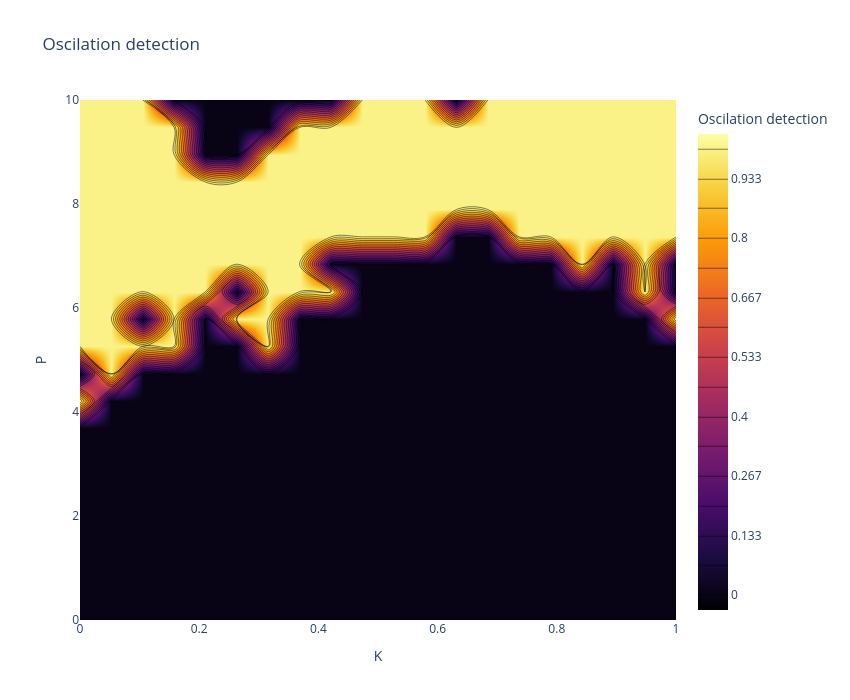
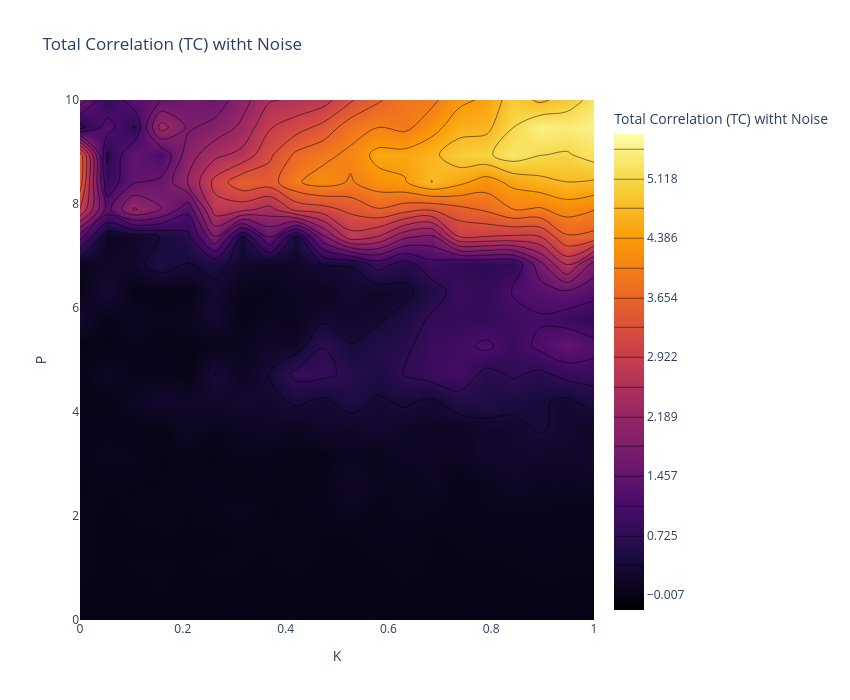
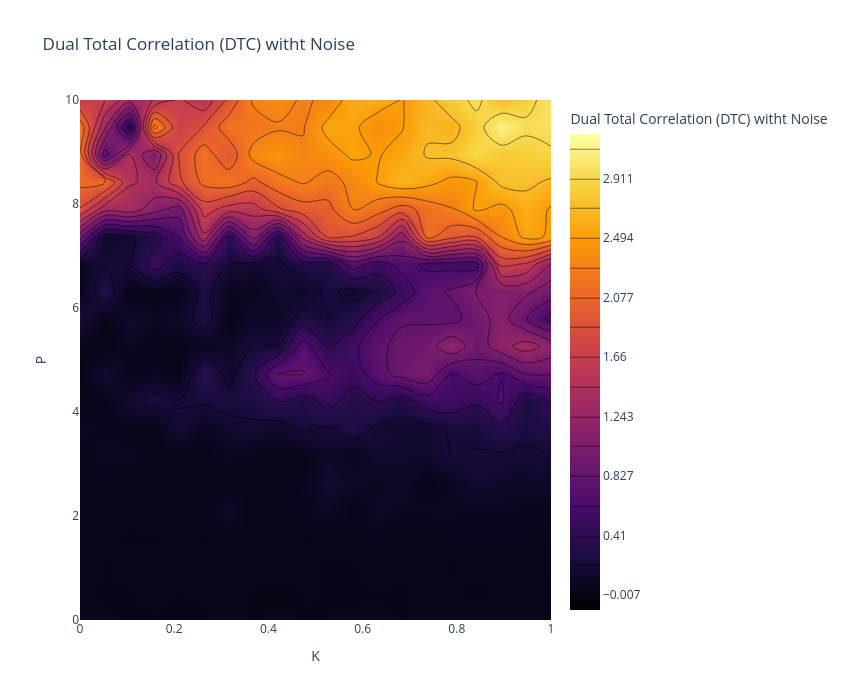
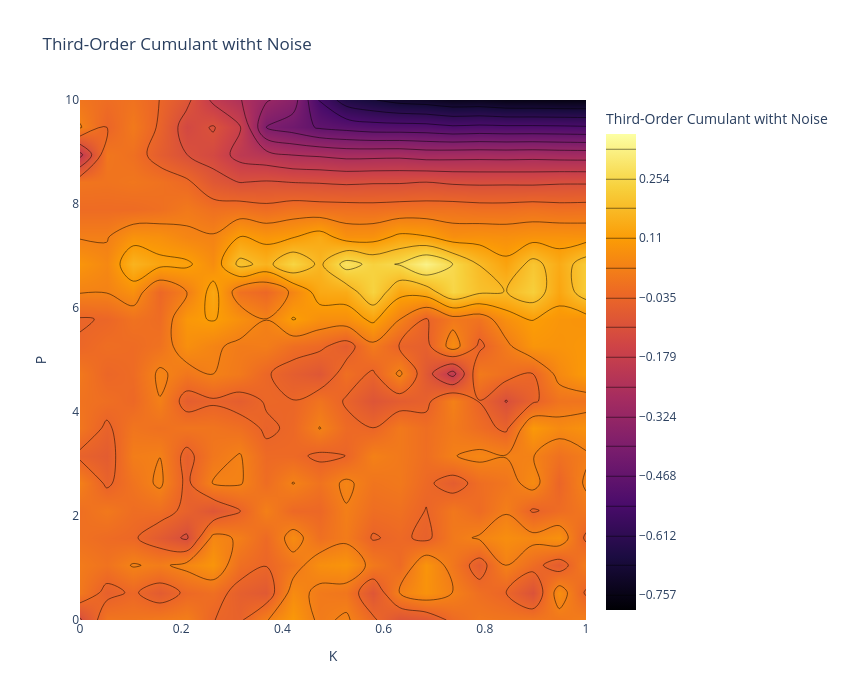

Source (notebook cell) for these figures, in order:
### Markdown cell above
---
## **7. Oscillation Detection in $(P \times K$) Space** with noise
We perform a parameter sweep to detect oscillations in the $(P \times K$) space.

### Code cell
# Matrix to store oscillation detection
oscillation_map_noise = np.zeros((len(P_values), len(K_values)), dtype=int)

# Matrices to store metrics with noise
TC_map_noise = np.zeros((len(P_values), len(K_values)))
DTC_map_noise = np.zeros((len(P_values), len(K_values)))
Cumulant_map_noise = np.zeros((len(P_values), len(K_values)))
PowerCorr_map_noise = np.zeros((len(P_values), len(K_values)))
Entropy_map_noise = np.zeros((len(P_values), len(K_values)))  # Nueva métrica
Entropy_map_skew = np.zeros((len(P_values), len(K3_values)))  # Nueva métrica
Entropy_map_kurt = np.zeros((len(P_values), len(K3_values)))  # Nueva métrica


P_values = np.linspace(0.0, 10.0, 20)
K_values = np.linspace(0.0, 1.0, 20)
K3_values = np.linspace(0.0, 1.0, 20)
sigma_E = 0.03
T=20
start_idx = int(0.2 * len(t))

#initial state
seed = 42
rng = np.random.default_rng(seed)
state0 = 0.1 * rng.standard_normal(2 * N_nodes)



for i, P_val in enumerate(P_values):
    for j, K_val in enumerate(K_values):
        # Simulation with noise using the existing function
        # t, states = simulate_wc_stochastic(state0, P_val, K_val, M, T, dt, sigma_E=sigma_E, higher_order=False)
        P_vec = np.array([P_val, P_val, P_val])
        t, states = simulate_wc_stochastic_additive(state0, P_vec, K_val, M, T, dt, sigma_E = sigma_E, higher_order=False)

        E_node = states[start_idx:, :N_nodes]
        I_node = states[start_idx:, N_nodes:]

        # Oscillation detection using the existing function
        is_lc1, _, _, _ = detect_limit_cycle_poincare(E_node[:, 0], I_node[:, 0], dt, threshold_ratio=0.05, period_cv_threshold=0.05)
        is_lc2, _, _, _ = detect_limit_cycle_poincare(E_node[:, 0], I_node[:, 0], dt, threshold_ratio=0.05, period_cv_threshold=0.05)
        is_lc3, _, _, _ = detect_limit_cycle_poincare(E_node[:, 0], I_node[:, 0], dt, threshold_ratio=0.05, period_cv_threshold=0.05)
        oscillation_map_noise[i, j] =  int((is_lc1==True) and (is_lc2==True) and (is_lc3==True))

        
        # Remove transient
        E = states[start_idx:, :N_nodes]

        # Data matrix for higher-order metrics
        X = E.copy()

        # Covariance matrix
        Sigma = np.cov(X.T)

        # Higher-order metrics using the existing functions
        TC_map_noise[i, j] = TC_gauss(Sigma)
        DTC_map_noise[i, j] = DTC_gauss(Sigma)
        Entropy_map_noise[i, j] = entropy_gauss(Sigma)  # Cálculo de la entropía
        skew, kurt = dev_gauss(X)  # Cálculo de la entropía
        Entropy_map_skew[i, j] = skew
        Entropy_map_kurt[i, j] = kurt
        if X.shape[1] == 3:
            Cumulant_map_noise[i, j] = cumulants(X)
            PowerCorr_map_noise[i, j] = powercorr(X)

    if (i + 1) % 5 == 0:
        print(f"Progress: {i+1}/{len(P_values)}")

# Visualization using the existing function
# plot_oscillation_map(oscillation_map_noise, P_values, K_values, title="Oscillation Detection (P-K) with Noise")


#cleaing the matrix
TC_clean = clean_rowwise_signed(TC_map_noise, n_std=2)
DTC_clean = clean_rowwise_signed(DTC_map_noise, n_std=2)
Cumulant_clean = clean_rowwise_signed(Cumulant_map_noise,n_std=2)
PowerCorr_clean = clean_rowwise_signed(PowerCorr_map_noise,n_std=2)
Skew_clean = clean_rowwise_signed(Entropy_map_skew,n_std=2)
Kurt_clean = clean_rowwise_signed(Entropy_map_kurt,n_std=2)

# visualization the matrix cleaned
plot_metrics_contour(oscillation_map_noise, P_values, K3_values, title="Oscilation detection")

plot_metrics_contour(TC_clean, P_values, K3_values, title="Total Correlation (TC) witht Noise")
plot_metrics_contour(DTC_clean, P_values, K3_values, title="Dual Total Correlation (DTC) witht Noise")
plot_metrics_contour(Cumulant_clean, P_values, K3_values, title="Third-Order Cumulant witht Noise")
plot_metrics_contour(PowerCorr_clean, P_values, K3_values, title="Triple Power Correlation witht Noise")
plot_metrics_contour(Skew_clean, P_values, K3_values, title="skew with Noise")
plot_metrics_contour(Kurt_clean, P_values, K3_values, title="Kurt with Noise")

### Figure 1 — Plotly figure (JSON) as saved in the notebook; plotly's stock layout.template omitted (floating-point values rounded to 4 significant figures; data arrays with more than 128 entries replaced by an {"elided": "..."} marker saying what was removed)
{"data": [{"colorbar": {"title": {"text": "Oscilation detection"}}, "colorscale": [[0, "#000004"], [0.1111, "#1b0c41"], [0.2222, "#4a0c6b"], [0.3333, "#781c6d"], [0.4444, "#a52c60"], [0.5556, "#cf4446"], [0.6667, "#ed6925"], [0.7778, "#fb9b06"], [0.8889, "#f7d13d"], [1, "#fcffa4"]], "contours": {"coloring": "heatmap", "end": 1, "showlines": true, "size": 0.06667, "start": 0}, "type": "contour", "x": [0.0, 0.05263, 0.1053, 0.1579, 0.2105, 0.2632, 0.3158, 0.3684, 0.4211, 0.4737, 0.5263, 0.5789, 0.6316, 0.6842, 0.7368, 0.7895, 0.8421, 0.8947, 0.9474, 1.0], "y": [0.0, 0.5263, 1.053, 1.579, 2.105, 2.632, 3.158, 3.684, 4.211, 4.737, 5.263, 5.789, 6.316, 6.842, 7.368, 7.895, 8.421, 8.947, 9.474, 10.0], "z": {"elided": "20x20 int values"}}], "layout": {"height": 700, "title": {"text": "Oscilation detection"}, "width": 850, "xaxis": {"title": {"text": "K"}}, "yaxis": {"title": {"text": "P"}}}}

### Figure 2 — Plotly figure (JSON) as saved in the notebook; plotly's stock layout.template omitted (floating-point values rounded to 4 significant figures; data arrays with more than 128 entries replaced by an {"elided": "..."} marker saying what was removed)
{"data": [{"colorbar": {"title": {"text": "Total Correlation (TC) witht Noise"}}, "colorscale": [[0, "#000004"], [0.1111, "#1b0c41"], [0.2222, "#4a0c6b"], [0.3333, "#781c6d"], [0.4444, "#a52c60"], [0.5556, "#cf4446"], [0.6667, "#ed6925"], [0.7778, "#fb9b06"], [0.8889, "#f7d13d"], [1, "#fcffa4"]], "contours": {"coloring": "heatmap", "end": 5.484, "showlines": true, "size": 0.3661, "start": -0.007034}, "type": "contour", "x": [0.0, 0.05263, 0.1053, 0.1579, 0.2105, 0.2632, 0.3158, 0.3684, 0.4211, 0.4737, 0.5263, 0.5789, 0.6316, 0.6842, 0.7368, 0.7895, 0.8421, 0.8947, 0.9474, 1.0], "y": [0.0, 0.5263, 1.053, 1.579, 2.105, 2.632, 3.158, 3.684, 4.211, 4.737, 5.263, 5.789, 6.316, 6.842, 7.368, 7.895, 8.421, 8.947, 9.474, 10.0], "z": {"elided": "20x20 float values"}}], "layout": {"height": 700, "title": {"text": "Total Correlation (TC) witht Noise"}, "width": 850, "xaxis": {"title": {"text": "K"}}, "yaxis": {"title": {"text": "P"}}}}

### Figure 3 — Plotly figure (JSON) as saved in the notebook; plotly's stock layout.template omitted (floating-point values rounded to 4 significant figures; data arrays with more than 128 entries replaced by an {"elided": "..."} marker saying what was removed)
{"data": [{"colorbar": {"title": {"text": "Dual Total Correlation (DTC) witht Noise"}}, "colorscale": [[0, "#000004"], [0.1111, "#1b0c41"], [0.2222, "#4a0c6b"], [0.3333, "#781c6d"], [0.4444, "#a52c60"], [0.5556, "#cf4446"], [0.6667, "#ed6925"], [0.7778, "#fb9b06"], [0.8889, "#f7d13d"], [1, "#fcffa4"]], "contours": {"coloring": "heatmap", "end": 3.119, "showlines": true, "size": 0.2084, "start": -0.007158}, "type": "contour", "x": [0.0, 0.05263, 0.1053, 0.1579, 0.2105, 0.2632, 0.3158, 0.3684, 0.4211, 0.4737, 0.5263, 0.5789, 0.6316, 0.6842, 0.7368, 0.7895, 0.8421, 0.8947, 0.9474, 1.0], "y": [0.0, 0.5263, 1.053, 1.579, 2.105, 2.632, 3.158, 3.684, 4.211, 4.737, 5.263, 5.789, 6.316, 6.842, 7.368, 7.895, 8.421, 8.947, 9.474, 10.0], "z": {"elided": "20x20 float values"}}], "layout": {"height": 700, "title": {"text": "Dual Total Correlation (DTC) witht Noise"}, "width": 850, "xaxis": {"title": {"text": "K"}}, "yaxis": {"title": {"text": "P"}}}}

### Figure 4 — Plotly figure (JSON) as saved in the notebook; plotly's stock layout.template omitted (floating-point values rounded to 4 significant figures; data arrays with more than 128 entries replaced by an {"elided": "..."} marker saying what was removed)
{"data": [{"colorbar": {"title": {"text": "Third-Order Cumulant witht Noise"}}, "colorscale": [[0, "#000004"], [0.1111, "#1b0c41"], [0.2222, "#4a0c6b"], [0.3333, "#781c6d"], [0.4444, "#a52c60"], [0.5556, "#cf4446"], [0.6667, "#ed6925"], [0.7778, "#fb9b06"], [0.8889, "#f7d13d"], [1, "#fcffa4"]], "contours": {"coloring": "heatmap", "end": 0.3261, "showlines": true, "size": 0.07218, "start": -0.7567}, "type": "contour", "x": [0.0, 0.05263, 0.1053, 0.1579, 0.2105, 0.2632, 0.3158, 0.3684, 0.4211, 0.4737, 0.5263, 0.5789, 0.6316, 0.6842, 0.7368, 0.7895, 0.8421, 0.8947, 0.9474, 1.0], "y": [0.0, 0.5263, 1.053, 1.579, 2.105, 2.632, 3.158, 3.684, 4.211, 4.737, 5.263, 5.789, 6.316, 6.842, 7.368, 7.895, 8.421, 8.947, 9.474, 10.0], "z": {"elided": "20x20 float values"}}], "layout": {"height": 700, "title": {"text": "Third-Order Cumulant witht Noise"}, "width": 850, "xaxis": {"title": {"text": "K"}}, "yaxis": {"title": {"text": "P"}}}}
